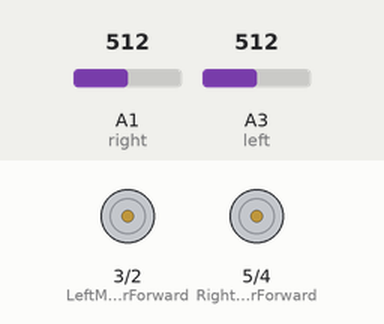
This sketch was run on a simulated Arduino Uno, built with avr-gcc and run on an emulated ATmega328P. Parts: motor-driver pin pairs drawn as motors (green arrow = first pin HIGH = forward, orange = second pin HIGH = backward, longer = more drive). Inputs (shaded band) come from the test bench; at power-on: A1 (right) = 512, A3 (left) = 512.

Above: at 1.2 s.
1.3 s: A1 (right) set to 490
At 2.5 s:
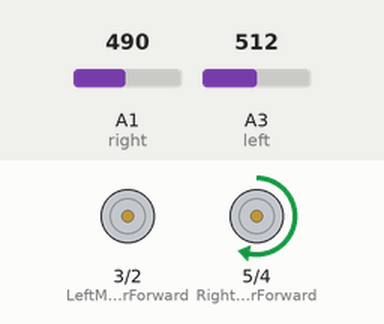
2.8 s: A3 (left) set to 491
At 3.7 s:
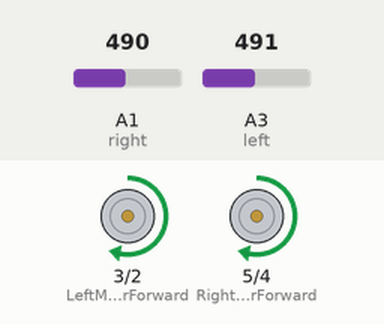
4.3 s: A1 (right) set to 510
At 4.8 s:
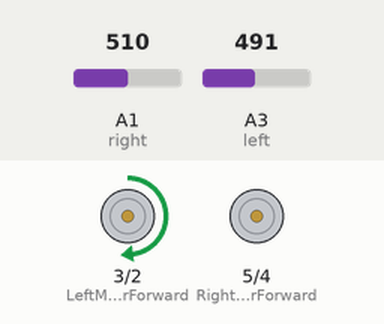
5.8 s: A1 (right) set to 306
At 7.0 s:
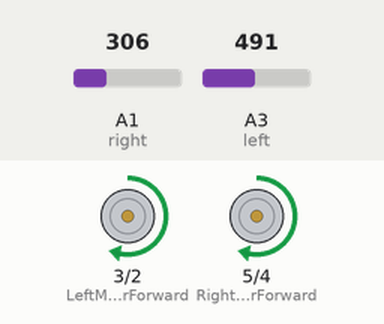
7.3 s: A1 (right) set to 511
At 8.4 s:
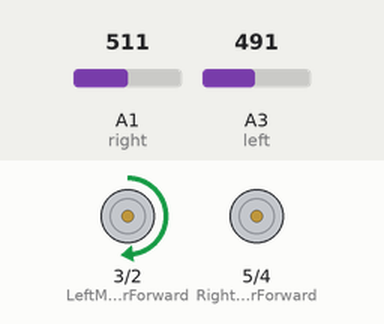
Timing chart, 0 to 9.8 s (numbered marks = the images above; inputs shaded):
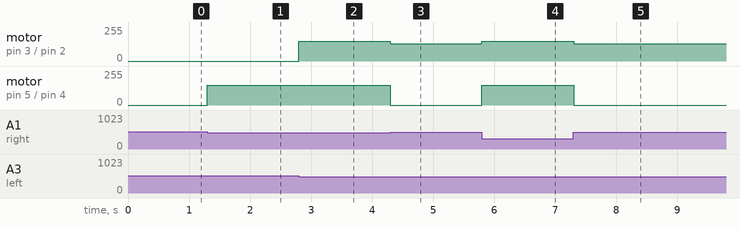

Measured:
- the behaviour switches between 500 and 499 on A1 (right) (found by bisection; images 0 and 1)
- the behaviour switches between 500 and 499 on A3 (left) (found by bisection; images 1 and 2)
- after the input at 1.3 s, motor on pin 5 (RightMotorForward) / pin 4 (RightMotorReverse): stopped → forward 150/255 at once
- after the input at 2.8 s, motor on pin 3 (LeftMotorForward) / pin 2 (LeftMotorReverse): stopped → forward 150/255 at once
- after the input at 4.3 s, motor on pin 3 (LeftMotorForward) / pin 2 (LeftMotorReverse): forward 150/255 → forward 130/255 at once; motor on pin 5 (RightMotorForward) / pin 4 (RightMotorReverse): forward 150/255 → stopped at once
- after the input at 5.8 s, motor on pin 3 (LeftMotorForward) / pin 2 (LeftMotorReverse): forward 130/255 → forward 150/255 at once; motor on pin 5 (RightMotorForward) / pin 4 (RightMotorReverse): stopped → forward 150/255 at once
- after the input at 7.3 s, motor on pin 3 (LeftMotorForward) / pin 2 (LeftMotorReverse): forward 150/255 → forward 130/255 at once; motor on pin 5 (RightMotorForward) / pin 4 (RightMotorReverse): forward 150/255 → stopped at once

The sketch:

LFR_code.ino
```cpp
int LeftMotorForward = 3;

int LeftMotorReverse = 2;

int RightMotorForward = 5;

int RightMotorReverse = 4;

int left= A3;

int right= A1;


void setup()

{

pinMode(LeftMotorForward,OUTPUT);

pinMode(RightMotorForward,OUTPUT);

pinMode(LeftMotorReverse,OUTPUT);

pinMode(RightMotorReverse,OUTPUT);

pinMode(left,INPUT);

pinMode(right,INPUT);

analogWrite(LeftMotorForward, 150);

analogWrite(RightMotorForward, 150);

}


void loop()

{

if(analogRead(left)<500 && analogRead(right)<500)

{

analogWrite(LeftMotorForward, 150);

analogWrite(RightMotorForward, 150);

}

else if(analogRead(left)<500 && analogRead(right)>=500)

{

analogWrite(LeftMotorForward, 130);

analogWrite(RightMotorForward, LOW);

}

else if(analogRead(left)>=500 && analogRead(right)<500)

{

analogWrite(LeftMotorForward, LOW);

analogWrite(RightMotorForward, 130);

}

else

{

analogWrite(LeftMotorForward, LOW);

analogWrite(RightMotorForward, LOW);

}

delay(1);

}
```
